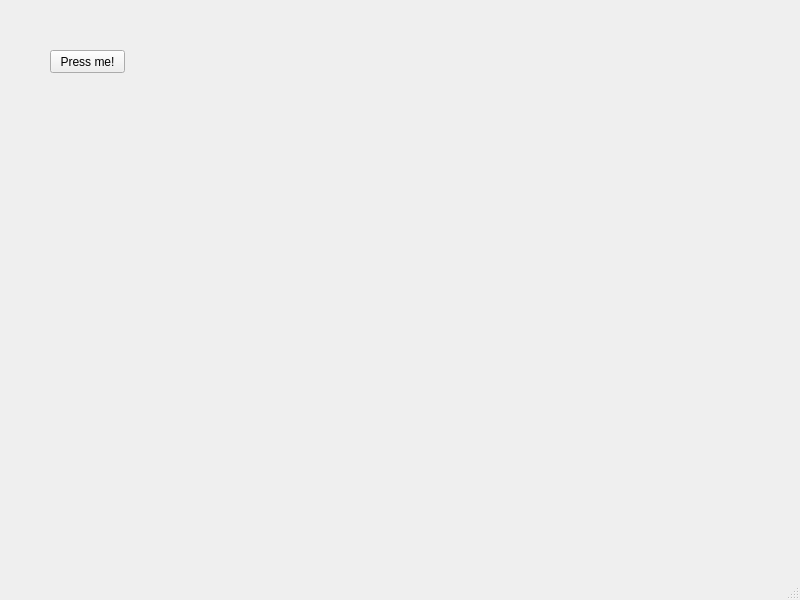
<?xml version="1.0" encoding="UTF-8"?>
<ui version="4.0">
 <class>Class1</class>
 <widget class="QMainWindow" name="Class1">
  <property name="geometry">
   <rect>
    <x>0</x>
    <y>0</y>
    <width>800</width>
    <height>600</height>
   </rect>
  </property>
  <property name="windowTitle">
   <string>Class1</string>
  </property>
  <widget class="QWidget" name="centralwidget">
   <widget class="QPushButton" name="testButton">
    <property name="geometry">
     <rect>
      <x>50</x>
      <y>50</y>
      <width>75</width>
      <height>23</height>
     </rect>
    </property>
    <property name="text">
     <string>Press me!</string>
    </property>
   </widget>
  </widget>
  <widget class="QMenuBar" name="menubar">
   <property name="geometry">
    <rect>
     <x>0</x>
     <y>0</y>
     <width>800</width>
     <height>21</height>
    </rect>
   </property>
  </widget>
  <widget class="QStatusBar" name="statusbar"/>
 </widget>
 <resources/>
 <connections/>
</ui>
